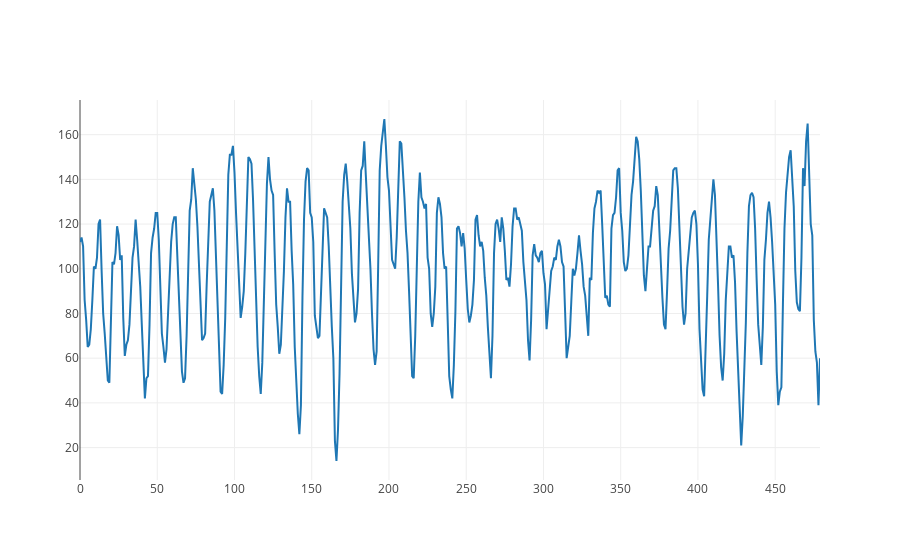
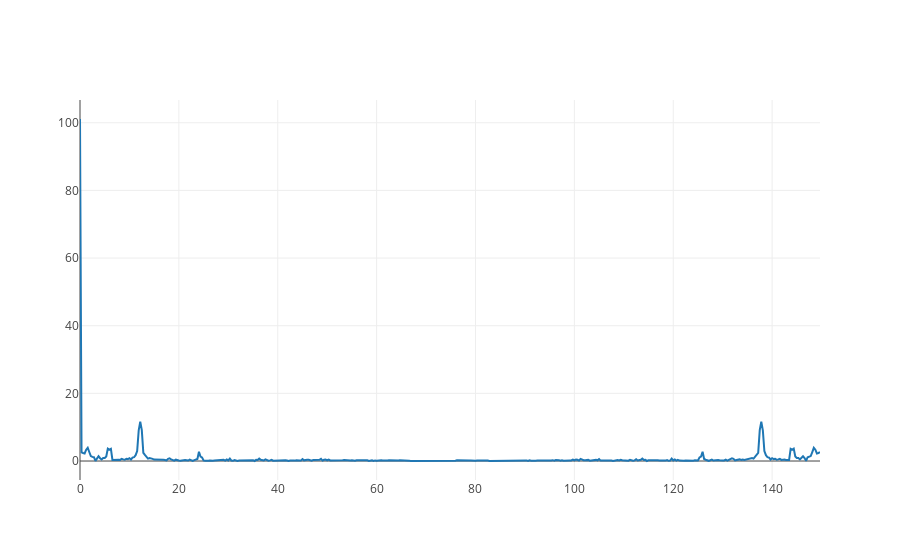

Source (notebook cell) for these figures, in order:
### Code cell
import requests
import datetime
import matplotlib.pyplot as plt
# import plotly.graph_objects as go
import plotly.offline as py
import plotly
from plotly.offline import init_notebook_mode
from plotly import graph_objs as go
plotly.offline.init_notebook_mode(connected=True)

py.init_notebook_mode(connected=True)
import numpy as np

#serie de mares de ubatuba em 1981
link = "https://www.ime.usp.br/~pam/h-ubatuba81"
f = requests.get(link)

Fs = 150.0;  # sampling rate
Ts = 1.0/Fs; # sampling interval

a = f.text.split("\n")
a = a[:-1]
a = list(map(int, a))

n = len(a) # length of the signal

x = np.arange(n)
y = np.asarray(a)

T = n/Fs

frq = x/T

data=[go.Scatter(x=x, y=y, mode='lines')]
py.iplot(data)

Y = np.fft.fft(y)/n

data=[go.Scatter(x=frq, y=abs(Y), mode='lines')]
py.iplot(data)

### Figure 1 — Plotly figure (JSON) as saved in the notebook; plotly's stock layout.template omitted (floating-point values rounded to 4 significant figures; data arrays with more than 128 entries replaced by an {"elided": "..."} marker saying what was removed)
{"data": [{"mode": "lines", "type": "scatter", "uid": "5c4df7d2-f2c8-400a-806c-275e2e00e162", "x": {"elided": "480 int values"}, "y": {"elided": "480 int values"}}], "layout": {}}

### Figure 2 — Plotly figure (JSON) as saved in the notebook; plotly's stock layout.template omitted (floating-point values rounded to 4 significant figures; data arrays with more than 128 entries replaced by an {"elided": "..."} marker saying what was removed)
{"data": [{"mode": "lines", "type": "scatter", "uid": "14c2b0d5-c397-4fa2-baad-33efa1f3fb70", "x": {"elided": "480 float values"}, "y": {"elided": "480 float values"}}], "layout": {}}
